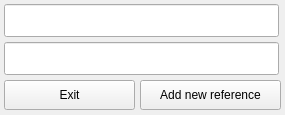
<?xml version="1.0" encoding="UTF-8"?>
<ui version="4.0">
 <class>Form</class>
 <widget class="QWidget" name="Form">
  <property name="geometry">
   <rect>
    <x>0</x>
    <y>0</y>
    <width>285</width>
    <height>115</height>
   </rect>
  </property>
  <property name="windowTitle">
   <string>Add new reference</string>
  </property>
  <widget class="QPushButton" name="addButton">
   <property name="geometry">
    <rect>
     <x>140</x>
     <y>80</y>
     <width>141</width>
     <height>30</height>
    </rect>
   </property>
   <property name="text">
    <string>Add new reference</string>
   </property>
  </widget>
  <widget class="QPushButton" name="exitButton">
   <property name="geometry">
    <rect>
     <x>4</x>
     <y>80</y>
     <width>131</width>
     <height>30</height>
    </rect>
   </property>
   <property name="text">
    <string>Exit</string>
   </property>
  </widget>
  <widget class="QLineEdit" name="referenceName">
   <property name="geometry">
    <rect>
     <x>4</x>
     <y>4</y>
     <width>275</width>
     <height>33</height>
    </rect>
   </property>
  </widget>
  <widget class="QLineEdit" name="referenceURL">
   <property name="geometry">
    <rect>
     <x>4</x>
     <y>42</y>
     <width>275</width>
     <height>33</height>
    </rect>
   </property>
  </widget>
 </widget>
 <resources/>
 <connections/>
</ui>
